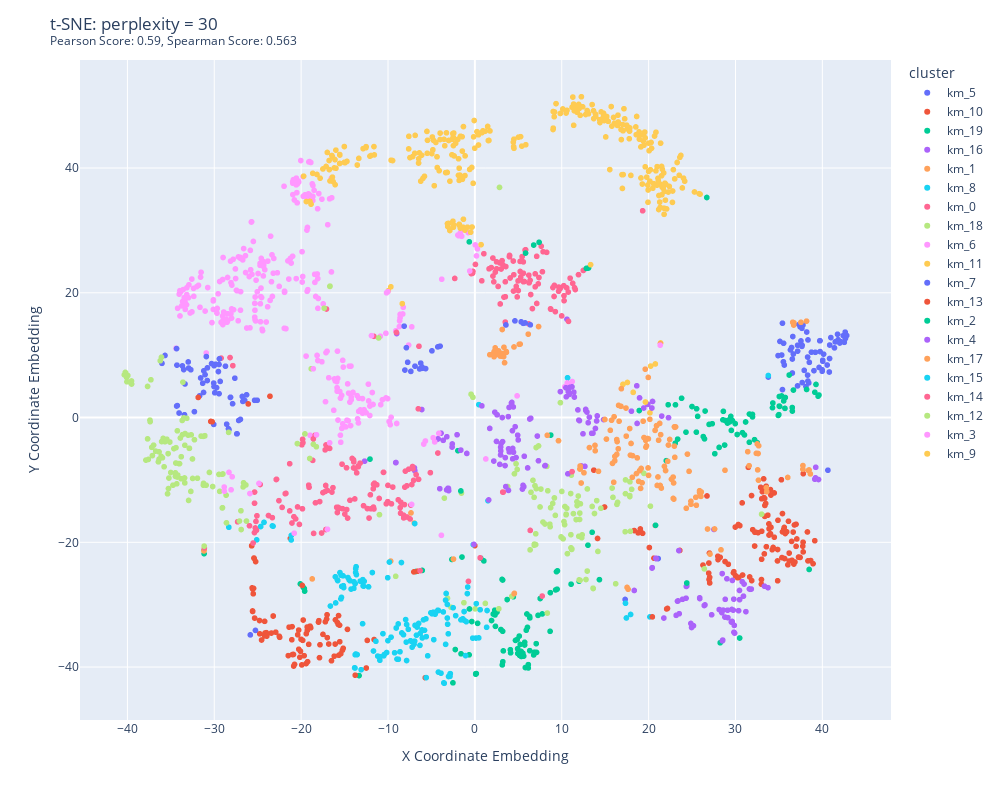

Source (notebook cell):
### Code cell
perplexity = 30
title = f"t-SNE: perplexity = {perplexity}"
filename = os.path.join(output_directory, title + ".html")
feature_ids = extract_feature_ids_from_spectra(pipeline.spectra_matchms)
class_assignments = [str(cluster) for cluster in  pipeline.kmedoid_grid[3].cluster_assignments] # iloc3 --> k = 20
visualized_classes = select_random_subset_of_classes(class_assignments, 20)
figure = generate_tsne_variant(distances, perplexity, feature_ids, visualized_classes,  title)
figure.show()
figure.write_html(filename)
figure.write_image(os.path.join(output_directory, title + ".svg"), width = "1000", height="800")
